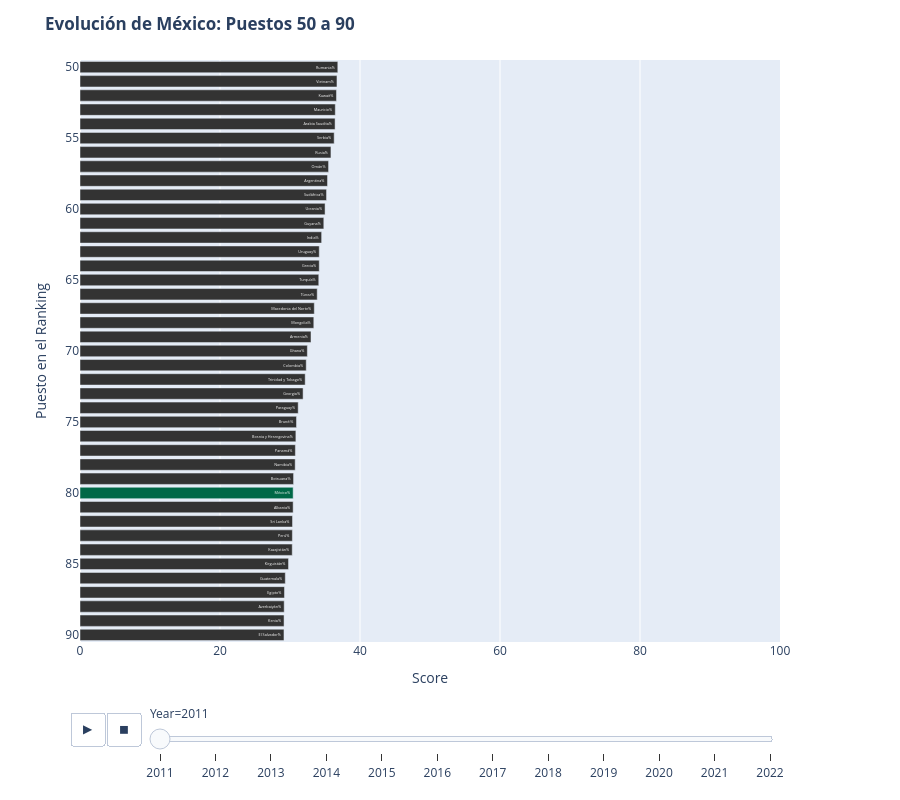

Here is the notebook cell this chart was saved with:
### Code cell
df = innovacion_rank.copy()
df['Score'] = pd.to_numeric(df['Score'], errors='coerce').fillna(0)

df_filtered_list = []

for year in sorted(df['Year'].unique()):
    df_year = df[df['Year'] == year].sort_values(by='Score', ascending=False).reset_index(drop=True)
    df_year['Rank_Display'] = range(1, len(df_year) + 1)
    window = df_year[(df_year['Rank_Display'] >= 45) & (df_year['Rank_Display'] <= 95)].copy()    
    window['Color_Group'] = window['Economies'].apply(lambda x: 'México' if x == 'México' else 'Otros')
    df_filtered_list.append(window)

df_final = pd.concat(df_filtered_list)


fig = px.bar(
    df_final,
    x="Score",
    y="Rank_Display",
    text="Economies",
    animation_frame="Year",
    animation_group="Economies",
    orientation='h',
    color="Color_Group",
    color_discrete_map={'México': '#006847', 'Otros': '#333333'},
    range_x=[0, 100],
    range_y=[90.5, 49.5], 
    height=800
)

fig.update_layout(
    yaxis=dict(
        title="Puesto en el Ranking",
        tickmode='linear',
        dtick=5 
    ),
    showlegend=False,
    title="<b>Evolución de México: Puestos 50 a 90</b>",
    margin=dict(r=120)
)

fig.update_traces(
    texttemplate='%{text}%', 
    textposition='inside',
    cliponaxis=False
)

fig.layout.updatemenus[0].buttons[0].args[1]['frame']['duration'] = 1200
fig.layout.updatemenus[0].buttons[0].args[1]['transition']['duration'] = 900

fig.show()

### Figure 1 — Plotly figure (JSON) as saved in the notebook; plotly's stock layout.template omitted (floating-point values rounded to 4 significant figures)
{"data": [{"cliponaxis": false, "hovertemplate": "Color_Group=Otros<br>Year=2011<br>Score=%{x}<br>Rank_Display=%{y}<br>Economies=%{text}<extra></extra>", "ids": ["Costa Rica", "Baréin", "Brasil", "Tailandia", "Líbano", "Rumania", "Vietnam", "Kuwait", "Mauricio", "Arabia Saudita", "Serbia", "Rusia", "Omán", "Argentina", "Sudáfrica", "Ucrania", "Guyana", "India", "Uruguay", "Grecia", "Turquía", "Túnez", "Macedonia del Norte", "Mongolia", "Armenia", "Ghana", "Colombia", "Trinidad y Tobago", "Georgia", "Paraguay", "Brunéi", "Bosnia y Herzegovina", "Panamá", "Namibia", "Botsuana", "Albania", "Sri Lanka", "Perú", "Kazajistán", "Kirguistán", "Guatemala", "Egipto", "Azerbaiyán", "Kenia", "El Salvador", "Filipinas", "Jamaica", "Ecuador", "Marruecos", "Irán"], "legendgroup": "Otros", "marker": {"color": "#333333", "pattern": {"shape": ""}}, "name": "Otros", "orientation": "h", "showlegend": true, "text": ["Costa Rica", "Baréin", "Brasil", "Tailandia", "Líbano", "Rumania", "Vietnam", "Kuwait", "Mauricio", "Arabia Saudita", "Serbia", "Rusia", "Omán", "Argentina", "Sudáfrica", "Ucrania", "Guyana", "India", "Uruguay", "Grecia", "Turquía", "Túnez", "Macedonia del Norte", "Mongolia", "Armenia", "Ghana", "Colombia", "Trinidad y Tobago", "Georgia", "Paraguay", "Brunéi", "Bosnia y Herzegovina", "Panamá", "Namibia", "Botsuana", "Albania", "Sri Lanka", "Perú", "Kazajistán", "Kirguistán", "Guatemala", "Egipto", "Azerbaiyán", "Kenia", "El Salvador", "Filipinas", "Jamaica", "Ecuador", "Marruecos", "Irán"], "textposition": "inside", "texttemplate": "%{text}%", "type": "bar", "x": [37.91, 37.8, 37.75, 37.63, 37.11, 36.83, 36.71, 36.64, 36.47, 36.44, 36.31, 35.85, 35.51, 35.36, 35.22, 35.01, 34.83, 34.52, 34.18, 34.18, 34.11, 33.89, 33.47, 33.4, 33.0, 32.48, 32.32, 32.17, 31.87, 31.17, 30.93, 30.84, 30.77, 30.74, 30.51, 30.45, 30.36, 30.34, 30.32, 29.79, 29.33, 29.21, 29.17, 29.15, 29.14, 28.98, 28.88, 28.75, 28.73, 28.41], "xaxis": "x", "y": [45, 46, 47, 48, 49, 50, 51, 52, 53, 54, 55, 56, 57, 58, 59, 60, 61, 62, 63, 64, 65, 66, 67, 68, 69, 70, 71, 72, 73, 74, 75, 76, 77, 78, 79, 81, 82, 83, 84, 85, 86, 87, 88, 89, 90, 91, 92, 93, 94, 95], "yaxis": "y"}, {"cliponaxis": false, "hovertemplate": "Color_Group=México<br>Year=2011<br>Score=%{x}<br>Rank_Display=%{y}<br>Economies=%{text}<extra></extra>", "ids": ["México"], "legendgroup": "México", "marker": {"color": "#006847", "pattern": {"shape": ""}}, "name": "México", "orientation": "h", "showlegend": true, "text": ["México"], "textposition": "inside", "texttemplate": "%{text}%", "type": "bar", "x": [30.45], "xaxis": "x", "y": [80], "yaxis": "y"}], "layout": {"barmode": "relative", "height": 800, "legend": {"title": {"text": "Color_Group"}, "tracegroupgap": 0}, "margin": {"r": 120, "t": 60}, "showlegend": false, "sliders": [{"active": 0, "currentvalue": {"prefix": "Year="}, "len": 0.9, "pad": {"b": 10, "t": 60}, "steps": [{"args": [["2011"], {"frame": {"duration": 0, "redraw": true}, "fromcurrent": true, "mode": "immediate", "transition": {"duration": 0, "easing": "linear"}}], "label": "2011", "method": "animate"}, {"args": [["2012"], {"frame": {"duration": 0, "redraw": true}, "fromcurrent": true, "mode": "immediate", "transition": {"duration": 0, "easing": "linear"}}], "label": "2012", "method": "animate"}, {"args": [["2013"], {"frame": {"duration": 0, "redraw": true}, "fromcurrent": true, "mode": "immediate", "transition": {"duration": 0, "easing": "linear"}}], "label": "2013", "method": "animate"}, {"args": [["2014"], {"frame": {"duration": 0, "redraw": true}, "fromcurrent": true, "mode": "immediate", "transition": {"duration": 0, "easing": "linear"}}], "label": "2014", "method": "animate"}, {"args": [["2015"], {"frame": {"duration": 0, "redraw": true}, "fromcurrent": true, "mode": "immediate", "transition": {"duration": 0, "easing": "linear"}}], "label": "2015", "method": "animate"}, {"args": [["2016"], {"frame": {"duration": 0, "redraw": true}, "fromcurrent": true, "mode": "immediate", "transition": {"duration": 0, "easing": "linear"}}], "label": "2016", "method": "animate"}, {"args": [["2017"], {"frame": {"duration": 0, "redraw": true}, "fromcurrent": true, "mode": "immediate", "transition": {"duration": 0, "easing": "linear"}}], "label": "2017", "method": "animate"}, {"args": [["2018"], {"frame": {"duration": 0, "redraw": true}, "fromcurrent": true, "mode": "immediate", "transition": {"duration": 0, "easing": "linear"}}], "label": "2018", "method": "animate"}, {"args": [["2019"], {"frame": {"duration": 0, "redraw": true}, "fromcurrent": true, "mode": "immediate", "transition": {"duration": 0, "easing": "linear"}}], "label": "2019", "method": "animate"}, {"args": [["2020"], {"frame": {"duration": 0, "redraw": true}, "fromcurrent": true, "mode": "immediate", "transition": {"duration": 0, "easing": "linear"}}], "label": "2020", "method": "animate"}, {"args": [["2021"], {"frame": {"duration": 0, "redraw": true}, "fromcurrent": true, "mode": "immediate", "transition": {"duration": 0, "easing": "linear"}}], "label": "2021", "method": "animate"}, {"args": [["2022"], {"frame": {"duration": 0, "redraw": true}, "fromcurrent": true, "mode": "immediate", "transition": {"duration": 0, "easing": "linear"}}], "label": "2022", "method": "animate"}], "x": 0.1, "xanchor": "left", "y": 0, "yanchor": "top"}], "title": {"text": "<b>Evolución de México: Puestos 50 a 90</b>"}, "updatemenus": [{"buttons": [{"args": [null, {"frame": {"duration": 1200, "redraw": true}, "fromcurrent": true, "mode": "immediate", "transition": {"duration": 900, "easing": "linear"}}], "label": "&#9654;", "method": "animate"}, {"args": [[null], {"frame": {"duration": 0, "redraw": true}, "fromcurrent": true, "mode": "immediate", "transition": {"duration": 0, "easing": "linear"}}], "label": "&#9724;", "method": "animate"}], "direction": "left", "pad": {"r": 10, "t": 70}, "showactive": false, "type": "buttons", "x": 0.1, "xanchor": "right", "y": 0, "yanchor": "top"}], "xaxis": {"anchor": "y", "domain": [0, 1], "range": [0, 100], "title": {"text": "Score"}}, "yaxis": {"anchor": "x", "domain": [0, 1], "dtick": 5, "range": [90.5, 49.5], "tickmode": "linear", "title": {"text": "Puesto en el Ranking"}}}}
